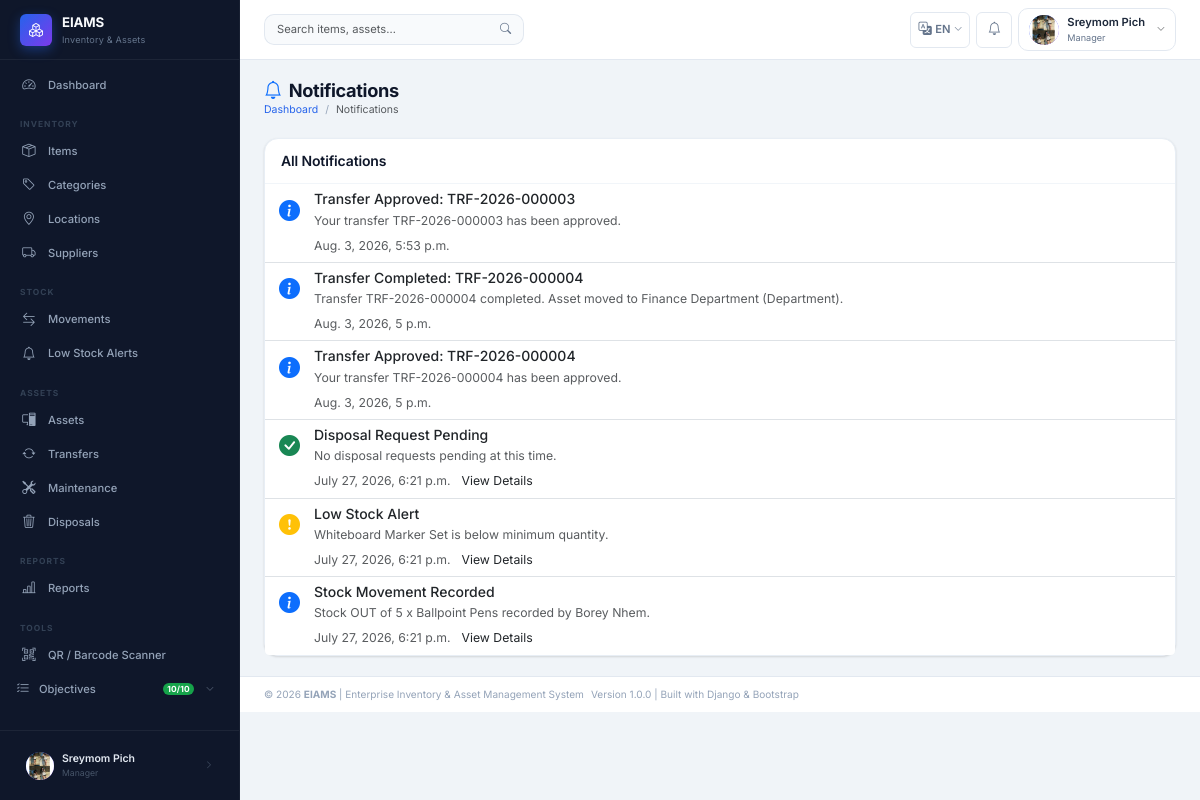
/notifications/ (signed in), run on an earlier commit of the app's database.
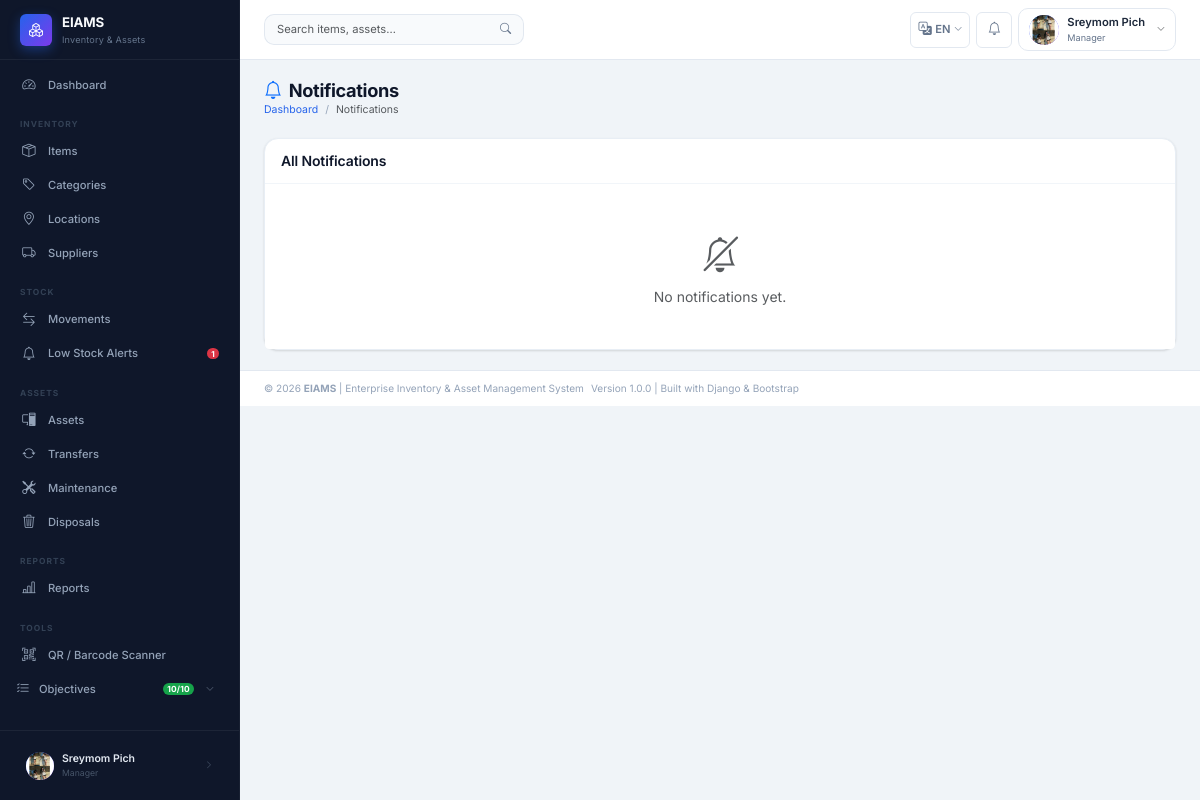
And on a later commit of the database.
### apps/notifications/models.py (models this page shows, shortened)
class Notification(models.Model):
    TYPE_INFO     = 'info'
    TYPE_WARNING  = 'warning'
    TYPE_DANGER   = 'danger'
    TYPE_SUCCESS  = 'success'
    TYPE_CHOICES  = [
        (TYPE_INFO,    'Info'),
        (TYPE_WARNING, 'Warning'),
        (TYPE_DANGER,  'Danger'),
        (TYPE_SUCCESS, 'Success'),
    ]
    user       = models.ForeignKey(
        settings.AUTH_USER_MODEL,
        on_delete=models.CASCADE,
        related_name='notifications',
        verbose_name='Recipient'
    )
    title      = models.CharField(max_length=200, verbose_name='Title')
    message    = models.TextField(verbose_name='Message')
    notif_type = models.CharField(
        max_length=20,
        choices=TYPE_CHOICES,
        default=TYPE_INFO,
        verbose_name='Notification Type'
    )
    is_read    = models.BooleanField(default=False, verbose_name='Read')
    link       = models.CharField(
        max_length=200, blank=True, null=True,
        verbose_name='Action Link',
        help_text='Optional URL to redirect user on click'
    )
    created_at = models.DateTimeField(default=timezone.now)
    class Meta:
        verbose_name        = 'Notification'
        verbose_name_plural = 'Notifications'
        ordering            = ['-created_at']

### apps/notifications/views.py (the view)
# urls.py: path('',              views.notification_list, name='list'),
@login_required
def notification_list(request):
    notifications = Notification.objects.filter(
        user=request.user
    ).order_by('-created_at')
    unread_count  = notifications.filter(is_read=False).count()
    notifications.filter(is_read=False).update(is_read=True)
    paginator = Paginator(notifications, 20)
    page_obj  = paginator.get_page(request.GET.get('page', 1))
    return render(request, 'notifications/list.html', {
        'page_obj':     page_obj,
        'unread_count': unread_count,
        'page_title':   'Notifications',
    })

### apps/accounts/models.py (called while the page is built)
    def is_admin_or_above(self):
        return self.role_name in [self.SUPER_ADMIN, self.ADMIN]

    def get_role_name(self):
        return self.role.role_name if self.role else 'No Role'

    def is_super_admin(self):
        return self.role and self.role.role_name == Role.SUPER_ADMIN

    def is_admin_or_above(self):
        return self.role and self.role.is_admin_or_above()

### apps/notifications/context_processors.py (called while the page is built)
def notification_count(request):
    if not request.user.is_authenticated:
        return {}
    try:
        from .models import Notification
        unread_count = Notification.objects.filter(
            user=request.user, is_read=False
        ).count()
    except Exception:
        unread_count = 0
    try:
        from apps.stock.models import LowStockAlert
        open_alerts = LowStockAlert.objects.filter(status='New').count()
    except Exception:
        open_alerts = 0
    return {
        'unread_notification_count': unread_count,
        'open_alerts': open_alerts,
    }

### templates/notifications/list.html (shortened to what this page needs)
{% extends "base.html" %}
{% block content %}
<div class="page-header">
  <div>
    <h1><i class="bi bi-bell me-2 text-primary"></i>Notifications</h1>
    <nav aria-label="breadcrumb"><ol class="breadcrumb">
      <li class="breadcrumb-item"><a href="{% url 'dashboard:home' %}">Dashboard</a></li>
      <li class="breadcrumb-item active">Notifications</li>
    </ol></nav>
  </div>
</div>
<div class="card">
  <div class="card-header d-flex align-items-center justify-content-between">
    <h6 class="mb-0">All Notifications</h6>
  </div>
  <div class="list-group list-group-flush">
    {% for notif in page_obj %}
    <div class="list-group-item {% if not notif.is_read %}bg-light{% endif %}">
      <div class="d-flex align-items-start gap-3">
        <div class="flex-shrink-0 mt-1">
          {% if notif.notif_type == 'success' %}<i class="bi bi-check-circle-fill text-success fs-4"></i>
          {% elif notif.notif_type == 'danger' %}<i class="bi bi-exclamation-triangle-fill text-danger fs-4"></i>
          {% elif notif.notif_type == 'warning' %}<i class="bi bi-exclamation-circle-fill text-warning fs-4"></i>
          {% else %}<i class="bi bi-info-circle-fill text-primary fs-4"></i>{% endif %}
        </div>
        <div class="flex-grow-1">
          <h6 class="mb-1">{{ notif.title }}</h6>
          <p class="mb-1 text-muted" style="font-size:.875rem;">{{ notif.message }}</p>
          <small class="text-muted">{{ notif.created_at|date:"N j, Y, P" }}</small>
          {% if notif.link %}
          <a href="{{ notif.link }}" class="ms-2 small">View Details</a>
          {% endif %}
        </div>
      </div>
    </div>
    {% empty %}
    <div class="list-group-item text-center py-5">
      <i class="bi bi-bell-slash d-block fs-1 text-muted mb-2"></i>
      <p class="text-muted mb-0">No notifications yet.</p>
    </div>
    {% endfor %}
  </div>
</div>
{% endblock %}

### templates/includes/sidebar.html (shortened to what the changed rows need)
{% load static i18n %}
<aside class="sidebar" id="sidebar" role="navigation" aria-label="Main navigation">
  <nav class="sidebar-nav" aria-label="Sidebar menu">
    <ul class="nav flex-column">
      <li><a href="{% url 'stock:alert_list' %}" class="nav-link {% if 'alerts' in request.path %}active{% endif %}">
        <i class="bi bi-bell" aria-hidden="true"></i>
        <span>{% trans "Low Stock Alerts" %}</span>
        {% if open_alerts %}<span class="badge bg-danger" aria-label="{{ open_alerts }} alerts">{{ open_alerts }}</span>{% endif %}
      </a></li>
    </ul>
  </nav>
</aside>

What changed in the data, as far as the page shows it:
removed Notification: notif_type "info" (drawn), title "Transfer Approved: TRF-2026-000003", message "Your transfer TRF-2026-000003 has been approved.", created_at "Aug. 3, 2026, 5:53 p.m."
removed Notification: notif_type "info" (drawn), title "Transfer Completed: TRF-2026-000004", message "Transfer TRF-2026-000004 completed. Asset moved to Finance Department (Department).", created_at "Aug. 3, 2026, 5 p.m."
removed Notification: notif_type "info" (drawn), title "Transfer Approved: TRF-2026-000004", message "Your transfer TRF-2026-000004 has been approved.", created_at "Aug. 3, 2026, 5 p.m."
removed Notification: notif_type "success" (drawn), title "Disposal Request Pending", message "No disposal requests pending at this time.", created_at "July 27, 2026, 6:21 p.m."
removed Notification: notif_type "warning" (drawn), title "Low Stock Alert", message "Whiteboard Marker Set is below minimum quantity.", created_at "July 27, 2026, 6:21 p.m."
removed Notification: notif_type "info" (drawn), title "Stock Movement Recorded", message "Stock OUT of 5 x Ballpoint Pens recorded by Borey Nhem.", created_at "July 27, 2026, 6:21 p.m."
Also different on the page:
{{ open_alerts }}: (not shown) → "1"
text now shown: "No notifications yet."
